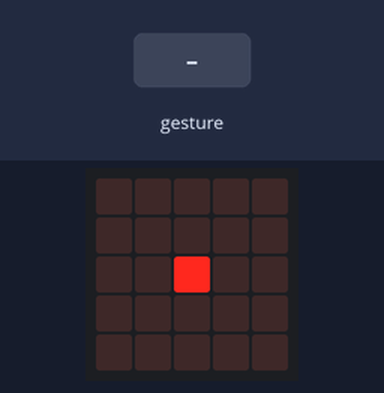
This program was run on a simulated Calliope mini (MakeCode). On the bench: the board's 5×5 LED display. Inputs (shaded band) come from the test bench. A tilt is held for 1.5 s and a shake lasts 1 s, then the board lies face up again.

Above: at 1.2 s.
1.3 s: gesture 'tilt left'
At 2.9 s:
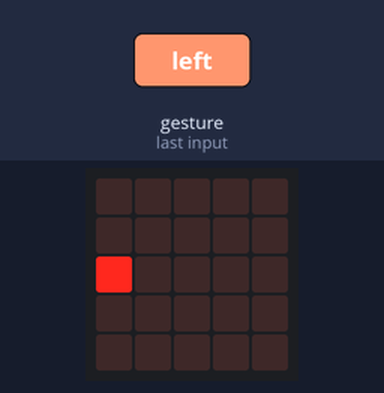
3.5 s: gesture 'logo down'
At 4.8 s:
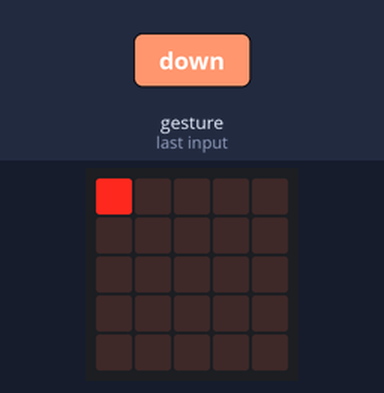
6.0 s: gesture 'tilt right'
At 8.2 s:
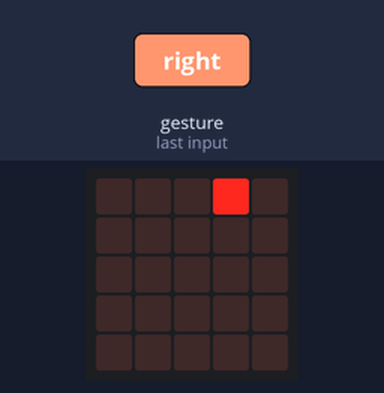
9.0 s: gesture 'logo up'
At 11.7 s:
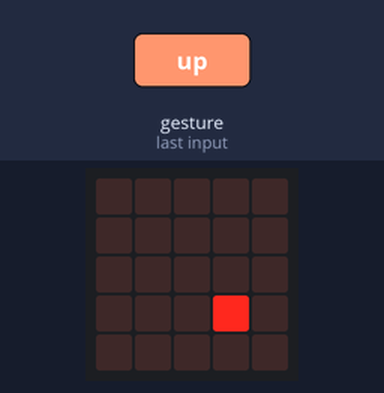
12.0 s: gesture 'tilt left'
At 14.0 s:
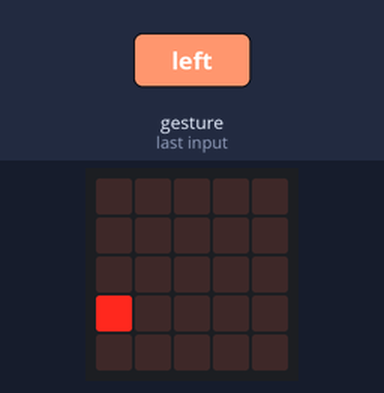
15.0 s: gesture 'logo up'
At 16.7 s:
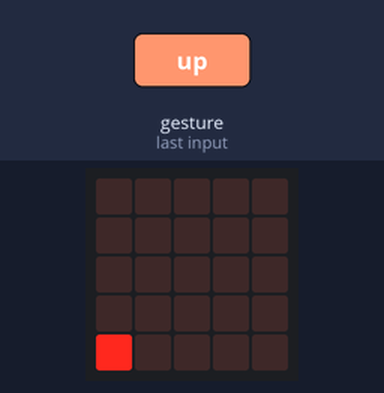
Timing chart, 0 to 18.0 s (numbered marks = the images above; inputs shaded):
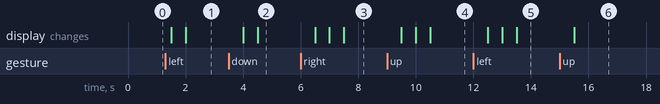

The program:

main.ts
```typescript
let x = 2
let y = 2
loops.everyInterval(500, function () {
    led.unplot(x, y)
    if (input.isGesture(Gesture.TiltLeft)) {
        if (x > 0) {
            x += -1
        }
    }
    if (input.isGesture(Gesture.TiltRight)) {
        if (x < 4) {
            x += 1
        }
    }
    if (input.isGesture(Gesture.LogoDown)) {
        if (y > 0) {
            y += -1
        }
    }
    if (input.isGesture(Gesture.LogoUp)) {
        if (y < 4) {
            y += 1
        }
    }
    led.plot(x, y)
})
```

test.ts
```typescript
// Hier kann man Tests durchführen; diese Datei wird nicht kompiliert, wenn dieses Paket als Erweiterung verwendet wird.
```

Measured:
- after the input at 1.3 s, the display: first changes after 0.20 s (image 1 shows a later state)
- after the input at 3.5 s, the display: first changes after 0.50 s (image 2 shows a later state)
- after the input at 6.0 s, the display: first changes after 0.50 s (image 3 shows a later state)
- after the input at 9.0 s, the display: first changes after 0.50 s (image 4 shows a later state)
- after the input at 12.0 s, the display: first changes after 0.50 s (image 5 shows a later state)
- after the input at 15.0 s, the display: changes after 0.50 s (image 6)
